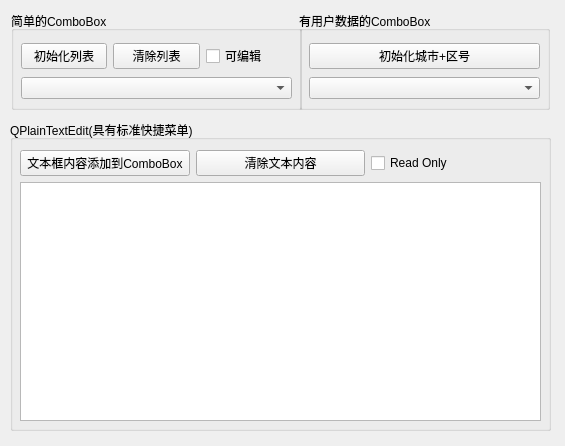
<?xml version="1.0" encoding="UTF-8"?>
<ui version="4.0">
 <class>Widget</class>
 <widget class="QWidget" name="Widget">
  <property name="geometry">
   <rect>
    <x>0</x>
    <y>0</y>
    <width>565</width>
    <height>446</height>
   </rect>
  </property>
  <property name="windowTitle">
   <string>Widget</string>
  </property>
  <widget class="QGroupBox" name="groupBox">
   <property name="geometry">
    <rect>
     <x>11</x>
     <y>11</y>
     <width>291</width>
     <height>99</height>
    </rect>
   </property>
   <property name="title">
    <string>简单的ComboBox</string>
   </property>
   <widget class="QWidget" name="">
    <property name="geometry">
     <rect>
      <x>10</x>
      <y>30</y>
      <width>271</width>
      <height>61</height>
     </rect>
    </property>
    <layout class="QGridLayout" name="gridLayout">
     <item row="0" column="0">
      <widget class="QPushButton" name="btnInitItems">
       <property name="text">
        <string>初始化列表</string>
       </property>
      </widget>
     </item>
     <item row="0" column="1">
      <widget class="QPushButton" name="btnClearItems">
       <property name="text">
        <string>清除列表</string>
       </property>
      </widget>
     </item>
     <item row="0" column="2">
      <widget class="QCheckBox" name="editable">
       <property name="text">
        <string>可编辑</string>
       </property>
      </widget>
     </item>
     <item row="1" column="0" colspan="3">
      <widget class="QComboBox" name="comboBox"/>
     </item>
    </layout>
   </widget>
  </widget>
  <widget class="QGroupBox" name="groupBox_2">
   <property name="geometry">
    <rect>
     <x>299</x>
     <y>11</y>
     <width>251</width>
     <height>99</height>
    </rect>
   </property>
   <property name="title">
    <string>有用户数据的ComboBox</string>
   </property>
   <widget class="QWidget" name="">
    <property name="geometry">
     <rect>
      <x>10</x>
      <y>30</y>
      <width>231</width>
      <height>61</height>
     </rect>
    </property>
    <layout class="QVBoxLayout" name="verticalLayout">
     <item>
      <widget class="QPushButton" name="pushButton">
       <property name="text">
        <string>初始化城市+区号</string>
       </property>
      </widget>
     </item>
     <item>
      <widget class="QComboBox" name="comboBox_2"/>
     </item>
    </layout>
   </widget>
  </widget>
  <widget class="QGroupBox" name="groupBox_3">
   <property name="geometry">
    <rect>
     <x>10</x>
     <y>120</y>
     <width>541</width>
     <height>311</height>
    </rect>
   </property>
   <property name="title">
    <string>QPlainTextEdit(具有标准快捷菜单)</string>
   </property>
   <widget class="QWidget" name="">
    <property name="geometry">
     <rect>
      <x>10</x>
      <y>30</y>
      <width>521</width>
      <height>271</height>
     </rect>
    </property>
    <layout class="QGridLayout" name="gridLayout_2">
     <item row="0" column="0">
      <widget class="QPushButton" name="pushButton_2">
       <property name="text">
        <string>文本框内容添加到ComboBox</string>
       </property>
      </widget>
     </item>
     <item row="0" column="1">
      <widget class="QPushButton" name="pushButton_3">
       <property name="text">
        <string>清除文本内容</string>
       </property>
      </widget>
     </item>
     <item row="0" column="2">
      <widget class="QCheckBox" name="checkBox">
       <property name="text">
        <string>Read Only</string>
       </property>
      </widget>
     </item>
     <item row="1" column="0" colspan="3">
      <widget class="QPlainTextEdit" name="plainTextEdit"/>
     </item>
    </layout>
   </widget>
  </widget>
 </widget>
 <resources/>
 <connections/>
</ui>
